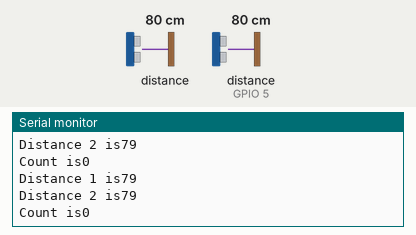
This sketch was run on a simulated ESP8266 (NodeMCU). Parts: the last lines printed to the serial monitor. Wiring (inferred from the names in the program): 2 × ultrasonic range finder: trigger GPIO 2, echo GPIO 0 / trigger GPIO 4, echo GPIO 5. The inputs (shaded band) are chosen by the test bench; at power-on: distance to the obstacle 80 cm, distance to the obstacle (sensor on GPIO 5) 80 cm. The echo pulse lasts 58.3 µs per cm; WiFi joins after 1.5 s; servers stay silent unless stated.

Above: at 2.7 s.
2.8 s: distance to the obstacle (sensor 0) set to 60 cm
At 2.87 s:
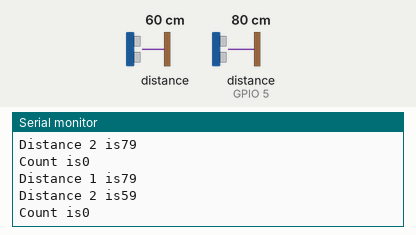
4.3 s: distance to the obstacle (sensor on GPIO 5) set to 60 cm
At 4.51 s:
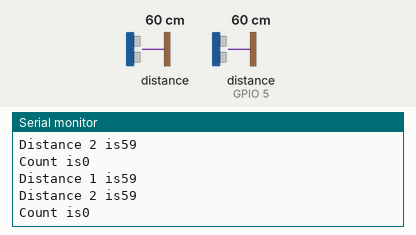
5.8 s: distance to the obstacle (sensor 0) set to 120 cm
At 5.92 s:
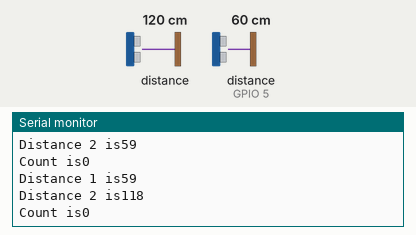
7.3 s: distance to the obstacle (sensor on GPIO 5) set to 120 cm
At 7.5 s:
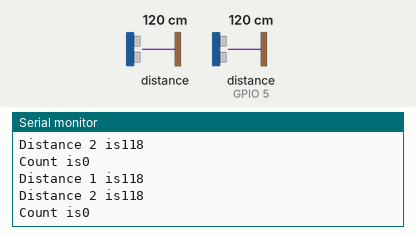
Timing chart, 0 to 9.8 s (numbered marks = the images above; inputs shaded):
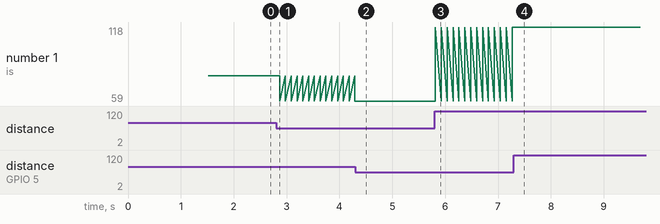

The sketch:

main.ino
```cpp
#include<ESP8266WiFi.h>
#include<ESP8266WiFiMulti.h>
#include<ESP8266WebServer.h>
#include<ESP8266WebServerSecure.h>
//#include<ESP8266mDNS.h>
#include "home.h"   // Including the homepage.


ESP8266WiFiMulti wifiMulti;
ESP8266WebServer server(80);

// Defining Triggers and Echos
const int echoPin_1 = 5;  //__D1
const int trigPin_1 = 4;  //__D2
const int echoPin_2 = 0;  //__D3
const int trigPin_2 = 2;  //__D4

const int thres = 50; //in centimeter

int d1, d2;
int count = 0;
int total_count = 0;

//____PAGE ROUTES_____

void handleRoot(){          //HANDLE FOR THE HOMEPAGE
    String page = landingPage;
    server.send(200, "text/html", page);
}

void handleCount(){            //HANDLE FOR SENDING PRESENT COUNT
    String present = String(count);
    server.send(200, "text/plane", present);
}

void handleTotalCount(){            //HANDLE FOR SENDING TOTAL COUNT
    String totalCount = String(total_count);
    server.send(200, "text/plane", totalCount);
}

//____PAGE ROUTES ENDS______
//-------------------------------------------------------
//_____SENSOR FUCNTIONS_____

float get_distance(int trigPin, int echoPin){ //gets the distance from the sensor
  long duration;
  int distance;
  digitalWrite(trigPin, LOW);
  delayMicroseconds(2);

  digitalWrite(trigPin, HIGH);
  delayMicroseconds(10);
  digitalWrite(trigPin, LOW);

  duration = pulseIn(echoPin, HIGH);

  distance= duration*0.034/2;
  return(distance);
}

bool await_removal(int trigPin, int echoPin){ //waits till the objects moves away from the sensor
  while(get_distance(trigPin, echoPin) < thres){
        delay(10);
     }
  return true;
}
bool is_triggered(int d){ //checks if the distance is lesser than that of the threshold
  if(d<thres){
    return true;
  }
  else{
    return false;
  }
}
void entry(int d1, int d2){ //function for the evaluation of the count
  if(is_triggered(d1)){
    while(!is_triggered(get_distance(trigPin_2, echoPin_2))){
      delay(10);
      server.handleClient();
    }
    if(await_removal(trigPin_2, echoPin_2)){
      count++;
      total_count++;
    }
  }

  else if(is_triggered(d2)){
    while(!is_triggered(get_distance(trigPin_1, echoPin_1))){
      delay(10);
      server.handleClient();
    }
    if(await_removal(trigPin_1, echoPin_1)){
      count--;
    }
  }
}


void setup() {

  pinMode(trigPin_1, OUTPUT);
  pinMode(echoPin_1, INPUT);
  pinMode(trigPin_2, OUTPUT);
  pinMode(echoPin_2, INPUT);

  Serial.begin(9600);

  wifiMulti.addAP("meth", "asdf1234");
  wifiMulti.addAP("Redmi", "asdf1234");
//  wifiMulti.addAP("Your_SSID3", "YOUR_PASSWORD");
//  wifiMulti.addAP("Your_SSID4", "YOUR_PASSWORD");

  WiFi.mode(WIFI_STA);

  while(wifiMulti.run() != WL_CONNECTED){
      delay(500);
      Serial.print("*");
  }

  Serial.println("Connected");
  Serial.println(WiFi.localIP());

  server.on("/", handleRoot);
  server.on("/count", handleCount);
  server.on("/total", handleTotalCount);
  server.begin();
  Serial.println("Server is listening on Port 80");

}

void loop() {
  server.handleClient();
  d1=get_distance(trigPin_1, echoPin_1);
  d2=get_distance(trigPin_2, echoPin_2);
  entry(d1, d2);
  Serial.print("Distance 1 is");
  Serial.println(d1);
  Serial.print("Distance 2 is");
  Serial.println(d2);
  Serial.print("Count is");
  Serial.println(count);
  delay(100);
}
```

home.h
```cpp
const char landingPage[] PROGMEM = R"=====(
<!DOCTYPE html>
<html>
<head>
    <meta charset="utf-8" />
    <meta http-equiv="X-UA-Compatible" content="IE=edge">
    <title>Customer</title>
    <meta name="viewport" content="width=device-width, initial-scale=1">
    <link rel="stylesheet" type="text/css" media="screen" href="main.css" />
</head>
<body>

    <h4 id="just">Khali</h4>


    <script src="https://code.jquery.com/jquery-3.3.1.min.js" integrity="sha256-FgpCb/KJQlLNfOu91ta32o/NMZxltwRo8QtmkMRdAu8=" crossorigin="anonymous"></script>
    <script src="https://www.gstatic.com/firebasejs/5.3.1/firebase.js"></script>
    <script src="https://www.gstatic.com/firebasejs/5.2.0/firebase-app.js"></script>
    <script src="https://www.gstatic.com/firebasejs/5.2.0/firebase-database.js"></script>
    <script>
    // Initialize Firebase


    var config = {
        apiKey: "AIzaSyCz-d9gKv657C08LUHpE_z0DMlYoYHZAG8",
        authDomain: "customer-analyze.firebaseapp.com",
        databaseURL: "https://customer-analyze.firebaseio.com",
        projectId: "customer-analyze",
        storageBucket: "customer-analyze.appspot.com",
        messagingSenderId: "679397497955"
    };
    firebase.initializeApp(config);


    const MONTH = ['JAN', 'FEB', 'MAR', 'APR', 'MAY', 'JUN', 'JUL', 'AUG', 'SEP', 'OCT', 'NOV', 'DEC'];
    const DAY = ['SUN', 'MON', 'TUE', 'WED', 'THU', 'FRI', 'SAT'];

    var db = firebase.database();

    function readData(year,month,date){
        // To read data Enter the parameter as eg. 2018,07,15 where each
        // argument is optional and is omitted to grab the parental JSON.

        year = year || 0;
        month = month || 0;
        date = date || 0;

        var query = "counts/";
        if(year!=0){
            query += String(year)+"/";
            if(month!=0){
                query += String(MONTH[month])+"/";
                if(date!=0){
                    query += String(date);
                }
            }
        }
        var queryResponse = db.ref(query);

        queryResponse.on("value",(data)=>{
            // $("#just").html(JSON.stringify(data.val()));
            console.log(data.val() );

        }, ()=>{
            console.log("Failed Reading , DATA missing");
        });


    }
    function updateCount(count){
        // db.ref('counts/2018/AUG/15').set({day:"MON",visits:33})
        var date = new Date();
        var obj={
            day:DAY[date.getDay()],
            visits:count,
        }
        db.ref('counts/' +
        String(date.getFullYear()) + '/' +
            String(MONTH[date.getMonth()]) + '/' +
                String(date.getDate())).set(
                obj
        );
    }
    function getData(route) {
        var req_param=String(route);
        var xhttp = new XMLHttpRequest();
        xhttp.onreadystatechange = function() {
        if (this.readyState == 4 && this.status == 200) {
            var value = String(this.responseText);
            $("#just").html(value);
        }
        };
        xhttp.open("GET", req_param, true);
        xhttp.send();
    }

    // updateCount(39);
    // readData();

    setInterval(function() {
        getData("count");
        }, 2000);


    </script>
</body>
</html>

    )=====";
```

Measured:
- after the input at 2.8 s, the serial monitor: prints a new line after 0.07 s (image 1)
- after the input at 4.3 s, the serial monitor: prints a new line after 0.10 s (image 2)
- after the input at 5.8 s, the serial monitor: prints a new line at once (image 3)
- after the input at 7.3 s, the serial monitor: prints a new line after 0.08 s (image 4)
- plotted number 1: 79 → 59 after the input at 2.8 s, 59 → 118 after the input at 5.8 s
